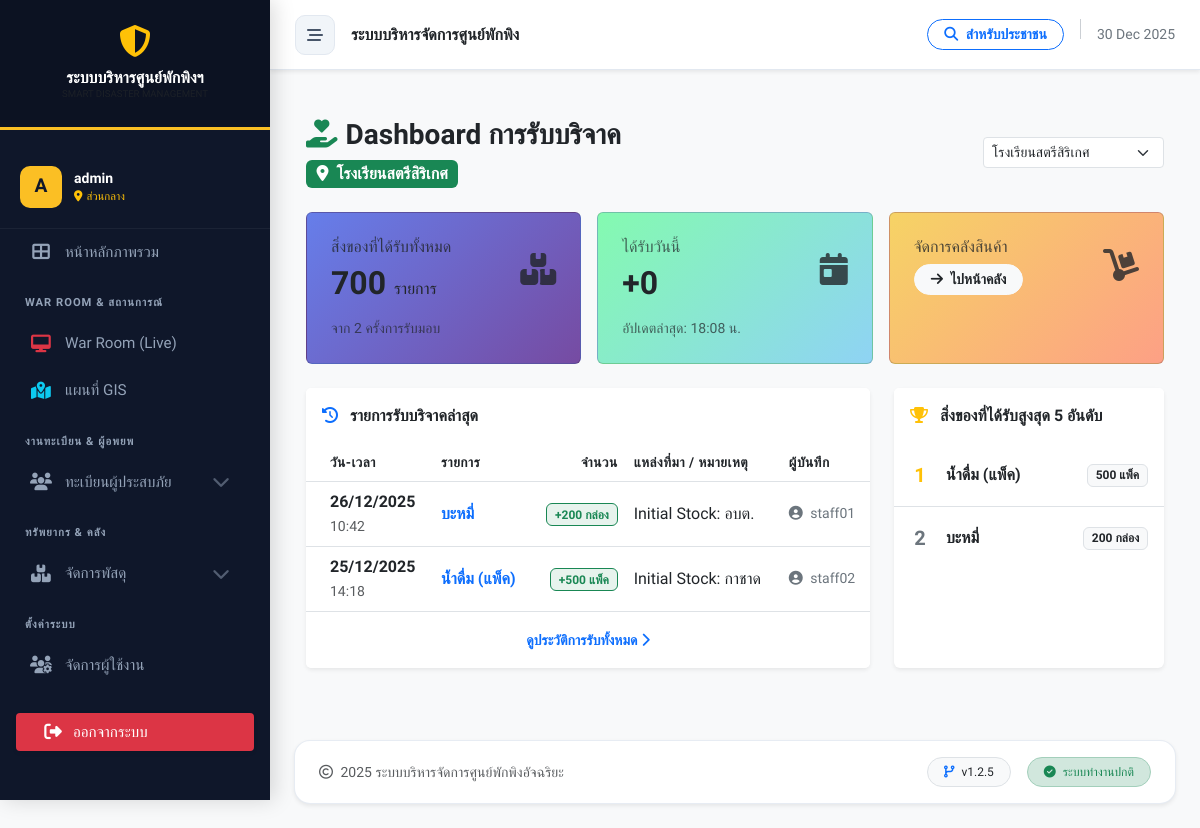
Page /donation_dashboard.php?shelter_id=1 (signed in) on the committed database.
### tables this page shows
CREATE TABLE `shelters` (
  `id` int(11) NOT NULL,
  `incident_id` int(11) NOT NULL COMMENT 'ผูกกับเหตุการณ์ไหน',
  `name` varchar(200) NOT NULL COMMENT 'ชื่อศูนย์',
  `location` text NOT NULL COMMENT 'ที่ตั้ง',
  `district` varchar(100) DEFAULT NULL,
  `province` varchar(100) DEFAULT NULL,
  `latitude` decimal(10,8) DEFAULT NULL,
  `longitude` decimal(11,8) DEFAULT NULL,
  `capacity` int(11) NOT NULL DEFAULT 0 COMMENT 'ความจุสูงสุด',
  `contact_person` varchar(255) DEFAULT NULL,
  `contact_phone` varchar(20) DEFAULT NULL,
  `status` enum('open','full','closed') NOT NULL DEFAULT 'open',
  `last_updated` datetime DEFAULT NULL,
  `created_at` datetime DEFAULT current_timestamp()
);

CREATE TABLE `inventory_transactions` (
  `id` int(11) NOT NULL,
  `inventory_id` int(11) NOT NULL,
  `transaction_type` enum('in','out') NOT NULL COMMENT 'in=รับบริจาค/ซื้อ, out=แจกจ่าย/เสียหาย',
  `quantity` int(11) NOT NULL,
  `user_id` int(11) NOT NULL COMMENT 'ผู้ทำรายการ',
  `note` text DEFAULT NULL,
  `created_at` datetime NOT NULL DEFAULT current_timestamp()
);

CREATE TABLE `inventory` (
  `id` int(11) NOT NULL,
  `shelter_id` int(11) NOT NULL,
  `item_name` varchar(100) NOT NULL,
  `quantity` int(11) NOT NULL DEFAULT 0,
  `unit` varchar(20) NOT NULL,
  `last_updated` timestamp NOT NULL DEFAULT current_timestamp(),
  `category` varchar(50) DEFAULT 'general'
);

CREATE TABLE `users` (
  `id` int(11) NOT NULL,
  `username` varchar(50) NOT NULL COMMENT 'ชื่อผู้ใช้',
  `password` varchar(255) NOT NULL COMMENT 'รหัสผ่าน (Hashed)',
  `first_name` varchar(100) DEFAULT '',
  `last_name` varchar(100) DEFAULT '',
  `full_name` varchar(100) NOT NULL COMMENT 'ชื่อ-นามสกุล',
  `role` varchar(50) NOT NULL DEFAULT 'staff',
  `shelter_id` int(11) DEFAULT NULL COMMENT 'สังกัดศูนย์พักพิง',
  `created_at` timestamp NOT NULL DEFAULT current_timestamp(),
  `last_login` datetime DEFAULT NULL
);

### donation_dashboard.php (the view, shortened to what this page needs)
<?php
require_once 'config/db.php';
$role = $_SESSION['role'];
$my_shelter_id = $_SESSION['shelter_id'] ?? 0;
if ($role === 'admin' && isset($_GET['shelter_id'])) {
    $shelter_id = (int)$_GET['shelter_id'];
} else {
    $shelter_id = $my_shelter_id;
}
$shelter_info = [];
if ($shelter_id) {
    $stmt = $pdo->prepare("SELECT * FROM shelters WHERE id = ?");
    $stmt->execute([$shelter_id]);
    $shelter_info = $stmt->fetch();
}
$stats = [
    'total_items' => 0,
    'today_items' => 0,
    'total_trans' => 0,
    'donors_count' => 0
];
$recent_donations = [];
$top_items = [];
if ($shelter_id) {
    $sql_stat = "SELECT
                    SUM(t.quantity) as total_qty,
                    COUNT(t.id) as total_times,
                    SUM(CASE WHEN DATE(t.created_at) = CURDATE() THEN t.quantity ELSE 0 END) as today_qty
                 FROM inventory_transactions t
                 JOIN inventory i ON t.inventory_id = i.id
                 WHERE i.shelter_id = ? AND t.transaction_type = 'in'";
    $stmt_stat = $pdo->prepare($sql_stat);
    $stmt_stat->execute([$shelter_id]);
    $res_stat = $stmt_stat->fetch(PDO::FETCH_ASSOC);
    if ($res_stat) {
        $stats['total_items'] = (int)$res_stat['total_qty'];
        $stats['total_trans'] = (int)$res_stat['total_times'];
        $stats['today_items'] = (int)$res_stat['today_qty'];
    }
    $sql_recent = "SELECT t.*, i.item_name, i.unit, u.username
                   FROM inventory_transactions t
                   JOIN inventory i ON t.inventory_id = i.id
                   LEFT JOIN users u ON t.user_id = u.id
                   WHERE i.shelter_id = ? AND t.transaction_type = 'in'
                   ORDER BY t.created_at DESC LIMIT 10";
    $stmt_recent = $pdo->prepare($sql_recent);
    $stmt_recent->execute([$shelter_id]);
    $recent_donations = $stmt_recent->fetchAll();
    $sql_top = "SELECT i.item_name, i.unit, SUM(t.quantity) as total_qty
                FROM inventory_transactions t
                JOIN inventory i ON t.inventory_id = i.id
                WHERE i.shelter_id = ? AND t.transaction_type = 'in'
                GROUP BY i.item_name, i.unit
                ORDER BY total_qty DESC LIMIT 5";
    $stmt_top = $pdo->prepare($sql_top);
    $stmt_top->execute([$shelter_id]);
    $top_items = $stmt_top->fetchAll();
}
$all_shelters = [];
if ($role === 'admin') {
    $all_shelters = $pdo->query("SELECT id, name FROM shelters WHERE status != 'closed'")->fetchAll();
}
?>
<!DOCTYPE html>
<html lang="th">
<head>
    <link href="https://cdn.jsdelivr.net/npm/bootstrap@5.3.0/dist/css/bootstrap.min.css" rel="stylesheet">
    <link rel="stylesheet" href="https://cdnjs.cloudflare.com/ajax/libs/font-awesome/6.4.0/css/all.min.css">
</head>
<body class="bg-light">
<?php include 'includes/header.php'; ?>
<div class="container mt-4 mb-5">
    <div class="d-flex justify-content-between align-items-center mb-4">
        <div>
            <h3 class="fw-bold text-dark"><i class="fas fa-hand-holding-heart me-2 text-success"></i>Dashboard การรับบริจาค</h3>
            <?php if($shelter_id && $shelter_info): ?>
                <span class="badge bg-success fs-6"><i class="fas fa-map-marker-alt me-1"></i> <?php echo htmlspecialchars($shelter_info['name']); ?></span>
            <?php endif; ?>
        </div>
        <?php if($role === 'admin'): ?>
        <form class="d-flex" action="" method="GET">
            <select name="shelter_id" class="form-select form-select-sm" onchange="this.form.submit()">
                <?php foreach($all_shelters as $s): ?>
                    <option value="<?php echo $s['id']; ?>" <?php echo $shelter_id == $s['id'] ? 'selected' : ''; ?>>
                        <?php echo htmlspecialchars($s['name']); ?>
                    </option>
                <?php endforeach; ?>
            </select>
        </form>
        <?php endif; ?>
    </div>
    <?php if(!$shelter_id): ?>
        <div class="text-center py-5">
            <div class="text-muted"><i class="fas fa-box-open fa-3x mb-3"></i><br>กรุณาเลือกศูนย์พักพิงเพื่อดูข้อมูลการบริจาค</div>
        </div>
    <?php else: ?>
    <div class="row g-3 mb-4">
        <div class="col-md-4">
            <div class="card card-stat bg-purple h-100 p-4">
                <div class="d-flex justify-content-between align-items-center">
                    <div>
                        <h6 class="text-uppercase mb-2" style="opacity: 0.8;">สิ่งของที่ได้รับทั้งหมด</h6>
                        <h2 class="mb-0 fw-bold"><?php echo number_format($stats['total_items']); ?> <span class="fs-6 fw-normal">รายการ</span></h2>
                    </div>
                    <div class="icon-box"><i class="fas fa-boxes"></i></div>
                </div>
                <div class="mt-3 small" style="opacity: 0.7;">
                    จาก <?php echo number_format($stats['total_trans']); ?> ครั้งการรับมอบ
                </div>
            </div>
        </div>
        <div class="col-md-4">
            <div class="card card-stat bg-teal h-100 p-4">
                <div class="d-flex justify-content-between align-items-center">
                    <div>
                        <h6 class="text-uppercase mb-2 text-dark" style="opacity: 0.7;">ได้รับวันนี้</h6>
                        <h2 class="mb-0 fw-bold text-dark">+<?php echo number_format($stats['today_items']); ?></h2>
                    </div>
                    <div class="icon-box text-dark"><i class="fas fa-calendar-day"></i></div>
                </div>
                <div class="mt-3 small text-dark" style="opacity: 0.7;">
                    อัปเดตล่าสุด: <?php echo date('H:i'); ?> น.
                </div>
            </div>
        </div>
        <div class="col-md-4">
            <div class="card card-stat bg-orange h-100 p-4">
                <div class="d-flex justify-content-between align-items-center">
                    <div>
                        <h6 class="text-uppercase mb-2" style="opacity: 0.8;">จัดการคลังสินค้า</h6>
                        <a href="inventory_list.php" class="btn btn-sm btn-light text-dark fw-bold rounded-pill px-3">
                            <i class="fas fa-arrow-right me-1"></i> ไปหน้าคลัง
                        </a>
                    </div>
                    <div class="icon-box"><i class="fas fa-dolly"></i></div>
                </div>
            </div>
        </div>
    </div>
    <div class="row g-4">
        <div class="col-lg-8">
            <div class="card shadow-sm border-0 h-100">
                <div class="card-header bg-white py-3 fw-bold border-bottom-0">
                    <i class="fas fa-history me-2 text-primary"></i> รายการรับบริจาคล่าสุด
                </div>
                <div class="table-responsive">
                    <table class="table table-custom table-hover align-middle mb-0">
                        <thead>
                            <tr>
                                <th class="ps-4">วัน-เวลา</th>
                                <th>รายการ</th>
                                <th class="text-end">จำนวน</th>
                                <th>แหล่งที่มา / หมายเหตุ</th>
                                <th>ผู้บันทึก</th>
                            </tr>
                        </thead>
                        <tbody>
                            <?php if(empty($recent_donations)): ?>
                                <tr><td colspan="5" class="text-center py-4 text-muted">ยังไม่มีรายการรับบริจาค</td></tr>
                            <?php else: ?>
                                <?php foreach($recent_donations as $row): ?>
                                <tr>
                                    <td class="ps-4 text-nowrap">
                                        <div class="fw-bold text-dark"><?php echo date('d/m/Y', strtotime($row['created_at'])); ?></div>
                                        <small class="text-muted"><?php echo date('H:i', strtotime($row['created_at'])); ?></small>
                                    </td>
                                    <td>
                                        <span class="fw-bold text-primary"><?php echo htmlspecialchars($row['item_name']); ?></span>
                                    </td>
                                    <td class="text-end">
                                        <span class="badge bg-success bg-opacity-10 text-success border border-success">
                                            +<?php echo number_format($row['quantity']); ?> <?php echo $row['unit']; ?>
                                        </span>
                                    </td>
                                    <td>
                                        <?php
                                            $note = $row['note'] ?? '-';
                                            echo htmlspecialchars($note);
                                        ?>
                                    </td>
                                    <td>
                                        <div class="small text-secondary"><i class="fas fa-user-circle me-1"></i> <?php echo htmlspecialchars($row['username']); ?></div>
                                    </td>
                                </tr>
                                <?php endforeach; ?>
                            <?php endif; ?>
                        </tbody>
                    </table>
                </div>
                <div class="card-footer bg-white text-center border-top-0 py-3">
                    <a href="distribution_history.php?type=in" class="text-decoration-none small fw-bold">ดูประวัติการรับทั้งหมด <i class="fas fa-chevron-right"></i></a>
                </div>
            </div>
        </div>
        <div class="col-lg-4">
            <div class="card shadow-sm border-0 h-100">
                <div class="card-header bg-white py-3 fw-bold border-bottom-0">
                    <i class="fas fa-trophy me-2 text-warning"></i> สิ่งของที่ได้รับสูงสุด 5 อันดับ
                </div>
                <div class="card-body p-0">
                    <ul class="list-group list-group-flush">
                        <?php if(empty($top_items)): ?>
                            <li class="list-group-item text-center py-4 text-muted">ไม่มีข้อมูล</li>
                        <?php else: ?>
                            <?php foreach($top_items as $index => $item):
                                $rank_color = ($index == 0) ? 'text-warning' : (($index == 1) ? 'text-secondary' : (($index == 2) ? 'text-danger' : 'text-muted'));
                            ?>
                            <li class="list-group-item d-flex justify-content-between align-items-center py-3">
                                <div class="d-flex align-items-center">
                                    <div class="fw-bold fs-5 me-3 <?php echo $rank_color; ?>" style="width: 20px; text-align: center;">
                                        <?php echo $index + 1; ?>
                                    </div>
                                    <div>
                                        <div class="fw-bold"><?php echo htmlspecialchars($item['item_name']); ?></div>
                                    </div>
                                </div>
                                <span class="badge bg-light text-dark border">
                                    <?php echo number_format($item['total_qty']) . ' ' . $item['unit']; ?>
                                </span>
                            </li>
                            <?php endforeach; ?>
                        <?php endif; ?>
                    </ul>
                </div>
            </div>
        </div>
    </div>
    <?php endif; ?>
</div>
<?php include 'includes/footer.php'; ?>
</body>
</html>

### assets/css/style.css (style rules this page uses)
:root { --sidebar-width: 280px; --sidebar-collapsed-width: 0px; --primary-color: #2563eb; --primary-dark: #1e40af; --bg-color: #f8fafc; --sidebar-bg: #0f172a; --text-color: #334155; --transition-speed: 0.3s; }
body { font-family: 'Sarabun', sans-serif; background-color: var(--bg-color); color: var(--text-color); overflow-x: hidden; }

### donation_dashboard.php (style rules this page uses)
.card-stat { border: none; border-radius: 12px; color: white; transition: all 0.3s; }
.bg-purple { background: linear-gradient(135deg, #667eea 0%, #764ba2 100%); }
.bg-orange { background: linear-gradient(135deg, #f6d365 0%, #fda085 100%); }
.bg-teal { background: linear-gradient(135deg, #84fab0 0%, #8fd3f4 100%); color: #0f172a !important; }
.icon-box { font-size: 2rem; opacity: 0.8; }
.table-custom th { background-color: #f8f9fa; text-transform: uppercase; font-size: 0.85rem; letter-spacing: 0.5px; }

### includes/header.php (style rules this page uses)
:root { --sidebar-width: 270px; --nav-bg: #0f172a; --nav-hover: #1e293b; --active-gold: #fbbf24; --text-main: #f1f5f9; --text-muted: #94a3b8; --body-bg: #f8fafc; }
body { font-family: 'Prompt', sans-serif; background-color: var(--body-bg); color: #334155; overflow-x: hidden; }

### rows in the picture
shelters: name "โรงเรียนสตรีสิริเกศ"
inventory_transactions: created_at "26/12/2025", created_at "10:42", inventory.item_name "บะหมี่", quantity "200", inventory.unit "กล่อง", note "Initial Stock: อบต.", user.username "staff01"
inventory_transactions: created_at "25/12/2025", created_at "14:18", inventory.item_name "น้ำดื่ม (แพ็ค)", quantity "500", inventory.unit "แพ็ค", note "Initial Stock: กาชาด", user.username "staff02"

### other values in the picture
substr($_SESSION['username'] ?? 'U', 0, 1) "A"
$_SESSION['username'] "admin"
$user_shelter_name ?: 'ส่วนกลาง' "ส่วนกลาง"
$stats['total_items'] "700"
$stats['total_trans'] "2"
$stats['today_items'] "0"
$item['item_name'] "น้ำดื่ม (แพ็ค)"
$item['total_qty'] "500"
$item['unit'] "แพ็ค"
$item['item_name'] "บะหมี่"
$item['total_qty'] "200"
$item['unit'] "กล่อง"
form field shelter_id "โรงเรียนสตรีสิริเกศ"
